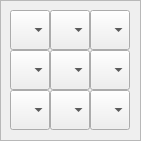
    <widget class="QFrame" name="frame_4">
     <property name="geometry">
      <rect>
       <x>280</x>
       <y>0</y>
       <width>141</width>
       <height>141</height>
      </rect>
     </property>
     <property name="frameShape">
      <enum>QFrame::StyledPanel</enum>
     </property>
     <property name="frameShadow">
      <enum>QFrame::Raised</enum>
     </property>
     <widget class="QComboBox" name="comboBox_2_8">
      <property name="geometry">
       <rect>
        <x>90</x>
        <y>90</y>
        <width>40</width>
        <height>40</height>
       </rect>
      </property>
      <property name="font">
       <font>
        <pointsize>12</pointsize>
       </font>
      </property>
      <item>
       <property name="text">
        <string/>
       </property>
      </item>
      <item>
       <property name="text">
        <string>1</string>
       </property>
      </item>
      <item>
       <property name="text">
        <string>2</string>
       </property>
      </item>
      <item>
       <property name="text">
        <string>3</string>
       </property>
      </item>
      <item>
       <property name="text">
        <string>4</string>
       </property>
      </item>
      <item>
       <property name="text">
        <string>5</string>
       </property>
      </item>
      <item>
       <property name="text">
        <string>6</string>
       </property>
      </item>
      <item>
       <property name="text">
        <string>7</string>
       </property>
      </item>
      <item>
       <property name="text">
        <string>8</string>
       </property>
      </item>
      <item>
       <property name="text">
        <string>9</string>
       </property>
      </item>
     </widget>
     <widget class="QComboBox" name="comboBox_1_6">
      <property name="geometry">
       <rect>
        <x>10</x>
        <y>50</y>
        <width>40</width>
        <height>40</height>
       </rect>
      </property>
      <property name="font">
       <font>
        <pointsize>12</pointsize>
       </font>
      </property>
      <item>
       <property name="text">
        <string/>
       </property>
      </item>
      <item>
       <property name="text">
        <string>1</string>
       </property>
      </item>
      <item>
       <property name="text">
        <string>2</string>
       </property>
      </item>
      <item>
       <property name="text">
        <string>3</string>
       </property>
      </item>
      <item>
       <property name="text">
        <string>4</string>
       </property>
      </item>
      <item>
       <property name="text">
        <string>5</string>
       </property>
      </item>
      <item>
       <property name="text">
        <string>6</string>
       </property>
      </item>
      <item>
       <property name="text">
        <string>7</string>
       </property>
      </item>
      <item>
       <property name="text">
        <string>8</string>
       </property>
      </item>
      <item>
       <property name="text">
        <string>9</string>
       </property>
      </item>
     </widget>
     <widget class="QComboBox" name="comboBox_1_7">
      <property name="geometry">
       <rect>
        <x>50</x>
        <y>50</y>
        <width>40</width>
        <height>40</height>
       </rect>
      </property>
      <property name="font">
       <font>
        <pointsize>12</pointsize>
       </font>
      </property>
      <item>
       <property name="text">
        <string/>
       </property>
      </item>
      <item>
       <property name="text">
        <string>1</string>
       </property>
      </item>
      <item>
       <property name="text">
        <string>2</string>
       </property>
      </item>
      <item>
       <property name="text">
        <string>3</string>
       </property>
      </item>
      <item>
       <property name="text">
        <string>4</string>
       </property>
      </item>
      <item>
       <property name="text">
        <string>5</string>
       </property>
      </item>
      <item>
       <property name="text">
        <string>6</string>
       </property>
      </item>
      <item>
       <property name="text">
        <string>7</string>
       </property>
      </item>
      <item>
       <property name="text">
        <string>8</string>
       </property>
      </item>
      <item>
       <property name="text">
        <string>9</string>
       </property>
      </item>
     </widget>
     <widget class="QComboBox" name="comboBox_0_6">
      <property name="geometry">
       <rect>
        <x>10</x>
        <y>10</y>
        <width>40</width>
        <height>40</height>
       </rect>
      </property>
      <property name="font">
       <font>
        <pointsize>12</pointsize>
       </font>
      </property>
      <item>
       <property name="text">
        <string/>
       </property>
      </item>
      <item>
       <property name="text">
        <string>1</string>
       </property>
      </item>
      <item>
       <property name="text">
        <string>2</string>
       </property>
      </item>
      <item>
       <property name="text">
        <string>3</string>
       </property>
      </item>
      <item>
       <property name="text">
        <string>4</string>
       </property>
      </item>
      <item>
       <property name="text">
        <string>5</string>
       </property>
      </item>
      <item>
       <property name="text">
        <string>6</string>
       </property>
      </item>
      <item>
       <property name="text">
        <string>7</string>
       </property>
      </item>
      <item>
       <property name="text">
        <string>8</string>
       </property>
      </item>
      <item>
       <property name="text">
        <string>9</string>
       </property>
      </item>
     </widget>
     <widget class="QComboBox" name="comboBox_0_8">
      <property name="geometry">
       <rect>
        <x>90</x>
        <y>10</y>
        <width>40</width>
        <height>40</height>
       </rect>
      </property>
      <property name="font">
       <font>
        <pointsize>12</pointsize>
       </font>
      </property>
      <item>
       <property name="text">
        <string/>
       </property>
      </item>
      <item>
       <property name="text">
        <string>1</string>
       </property>
      </item>
      <item>
       <property name="text">
        <string>2</string>
       </property>
      </item>
      <item>
       <property name="text">
        <string>3</string>
       </property>
      </item>
      <item>
       <property name="text">
        <string>4</string>
       </property>
      </item>
      <item>
       <property name="text">
        <string>5</string>
       </property>
      </item>
      <item>
       <property name="text">
        <string>6</string>
       </property>
      </item>
      <item>
       <property name="text">
        <string>7</string>
       </property>
      </item>
      <item>
       <property name="text">
        <string>8</string>
       </property>
      </item>
      <item>
       <property name="text">
        <string>9</string>
       </property>
      </item>
     </widget>
     <widget class="QComboBox" name="comboBox_1_8">
      <property name="geometry">
       <rect>
        <x>90</x>
        <y>50</y>
        <width>40</width>
        <height>40</height>
       </rect>
      </property>
      <property name="font">
       <font>
        <pointsize>12</pointsize>
       </font>
      </property>
      <item>
       <property name="text">
        <string/>
       </property>
      </item>
      <item>
       <property name="text">
        <string>1</string>
       </property>
      </item>
      <item>
       <property name="text">
        <string>2</string>
       </property>
      </item>
      <item>
       <property name="text">
        <string>3</string>
       </property>
      </item>
      <item>
       <property name="text">
        <string>4</string>
       </property>
      </item>
      <item>
       <property name="text">
        <string>5</string>
       </property>
      </item>
      <item>
       <property name="text">
        <string>6</string>
       </property>
      </item>
      <item>
       <property name="text">
        <string>7</string>
       </property>
      </item>
      <item>
       <property name="text">
        <string>8</string>
       </property>
      </item>
      <item>
       <property name="text">
        <string>9</string>
       </property>
      </item>
     </widget>
     <widget class="QComboBox" name="comboBox_2_6">
      <property name="geometry">
       <rect>
        <x>10</x>
        <y>90</y>
        <width>40</width>
        <height>40</height>
       </rect>
      </property>
      <property name="font">
       <font>
        <pointsize>12</pointsize>
       </font>
      </property>
      <item>
       <property name="text">
        <string/>
       </property>
      </item>
      <item>
       <property name="text">
        <string>1</string>
       </property>
      </item>
      <item>
       <property name="text">
        <string>2</string>
       </property>
      </item>
      <item>
       <property name="text">
        <string>3</string>
       </property>
      </item>
      <item>
       <property name="text">
        <string>4</string>
       </property>
      </item>
      <item>
       <property name="text">
        <string>5</string>
       </property>
      </item>
      <item>
       <property name="text">
        <string>6</string>
       </property>
      </item>
      <item>
       <property name="text">
        <string>7</string>
       </property>
      </item>
      <item>
       <property name="text">
        <string>8</string>
       </property>
      </item>
      <item>
       <property name="text">
        <string>9</string>
       </property>
      </item>
     </widget>
     <widget class="QComboBox" name="comboBox_2_7">
      <property name="geometry">
       <rect>
        <x>50</x>
        <y>90</y>
        <width>40</width>
        <height>40</height>
       </rect>
      </property>
      <property name="font">
       <font>
        <pointsize>12</pointsize>
       </font>
      </property>
      <item>
       <property name="text">
        <string/>
       </property>
      </item>
      <item>
       <property name="text">
        <string>1</string>
       </property>
      </item>
      <item>
       <property name="text">
        <string>2</string>
       </property>
      </item>
      <item>
       <property name="text">
        <string>3</string>
       </property>
      </item>
      <item>
       <property name="text">
        <string>4</string>
       </property>
      </item>
      <item>
       <property name="text">
        <string>5</string>
       </property>
      </item>
      <item>
       <property name="text">
        <string>6</string>
       </property>
      </item>
      <item>
       <property name="text">
        <string>7</string>
       </property>
      </item>
      <item>
       <property name="text">
        <string>8</string>
       </property>
      </item>
      <item>
       <property name="text">
        <string>9</string>
       </property>
      </item>
     </widget>
     <widget class="QComboBox" name="comboBox_0_7">
      <property name="geometry">
       <rect>
        <x>50</x>
        <y>10</y>
        <width>40</width>
        <height>40</height>
       </rect>
      </property>
      <property name="font">
       <font>
        <pointsize>12</pointsize>
       </font>
      </property>
      <item>
       <property name="text">
        <string/>
       </property>
      </item>
      <item>
       <property name="text">
        <string>1</string>
       </property>
      </item>
      <item>
       <property name="text">
        <string>2</string>
       </property>
      </item>
      <item>
       <property name="text">
        <string>3</string>
       </property>
      </item>
      <item>
       <property name="text">
        <string>4</string>
       </property>
      </item>
      <item>
       <property name="text">
        <string>5</string>
       </property>
      </item>
      <item>
       <property name="text">
        <string>6</string>
       </property>
      </item>
      <item>
       <property name="text">
        <string>7</string>
       </property>
      </item>
      <item>
       <property name="text">
        <string>8</string>
       </property>
      </item>
      <item>
       <property name="text">
        <string>9</string>
       </property>
      </item>
     </widget>
    </widget>
